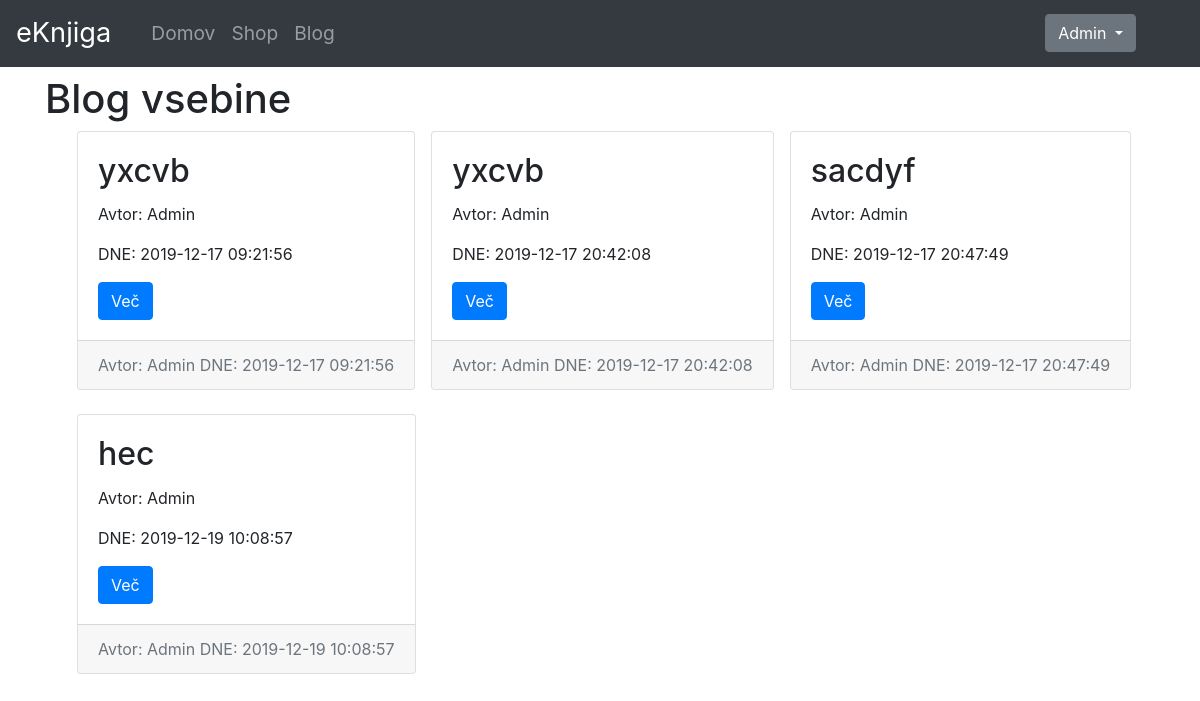
Screenshot of /posts (signed in) with the database file from the repository.
### tables this page shows
CREATE TABLE `posts` (
  `id` int(11) NOT NULL,
  `user_id` int(11) NOT NULL,
  `title` varchar(255) NOT NULL,
  `body` text NOT NULL,
  `post_image` varchar(255) NOT NULL,
  `created_at` datetime NOT NULL DEFAULT current_timestamp()
);

CREATE TABLE `users` (
  `id` int(11) NOT NULL,
  `name` varchar(255) NOT NULL,
  `lastname` varchar(255) NOT NULL,
  `email` varchar(255) NOT NULL,
  `password` varchar(255) NOT NULL,
  `created_at` datetime NOT NULL DEFAULT current_timestamp()
);

### app/controllers/Posts.php (called while the page is built, shortened)
<?php
    class Posts extends Controller{
        public function __construct(){
            $this->postModel=$this->model('Post');
          }
        public function index(){
            $posts = $this->postModel->getPosts();
            $data =[
                'posts' => $posts
            ];
            $this->view('posts/index', $data);
        }
    }

### app/libraries/Core.php (called while the page is built, shortened)
<?php
class Core{
    protected $currentMethod = 'index';
    public function __construct(){
       $url = $this->getUrl();
       if(file_exists('../app/controllers/'.ucwords($url[0]).'.php')){
        unset($url[0]);
      }
      $this->currentController = new $this->currentController;
      $this->param = $url ? array_values($url) : [];
      call_user_func_array([$this->currentController,$this->currentMethod], $this->param);
    }
    public function getUrl(){
        if(isset($_GET['url'])){
            $url = rtrim($_GET['url'],'/');
            $url = filter_var($url, FILTER_SANITIZE_URL);
            $url = explode('/', $url);
            return $url;
        }
    }
}

### public/index.php (called while the page is built, shortened)
<?php
    $init = new Core;
?>

### app/libraries/Database.php (called while the page is built, shortened)
<?php
    class Database{
        private $host = DB_HOST;
        private $user = DB_USER;
        private $pass = DB_PASS;
        private $dbname = DB_NAME;
        private $dbh;
        private $stmt;
        public function __construct(){
            $dsn = 'mysql:host='.$this->host .';dbname='.$this->dbname;
            $options = array(
                PDO::ATTR_PERSISTENT => true,
                PDO::ATTR_ERRMODE => PDO::ERRMODE_EXCEPTION
            );
            try{
                $this ->dbh = new PDO($dsn, $this->user, $this->pass, $options);
            } catch(PDOException $e){
                $this->error = $e->getMessage();
                echo $this->error;
            }
        }
        public function query($sql){
            $this->stmt = $this->dbh->prepare($sql);
        }
        public function execute(){
            return $this->stmt->execute();
        }
        public function resultSet(){
            $this->execute();
            return $this->stmt->fetchAll(PDO::FETCH_OBJ);
        }
    }

### app/model/Post.php (called while the page is built, shortened)
<?php
    class Post{
        private $db;
        public function __construct(){
            $this->db = new Database;
        }
        public function getPosts(){
           $this->db->query('SELECT *, posts.id as postId, users.id as userId, posts.created_at as postCreated, users.created_at as userCreated FROM posts INNER JOIN users ON posts.user_id =users.id');
            $results = $this->db->resultSet();
            return $results;
        }
    }

### app/views/posts/index.php (the view, shortened to what this page needs)
<?php require APPROOT . '/views/inc/header.php'; ?>
    <div class="row mt-2 mb-3">
        <div class="col-md-6">
            <h1>Blog vsebine</h1>
    </div>
<div class="container ">
    <div class="row ml-3">
    <?php foreach($data['posts'] as $post) : ?>
      <div class="card mb-4 ml-3">
        <div class="card-body">
            <div class="row">
                <div class="col">
                    <h2 class="card-title"><?php echo $post->title; ?></h2>
                    <p class="card-text"> Avtor:  <?php echo $post->name; ?> </p>
                    <p class="card-text"> DNE: <?php echo $post->postCreated; ?> </p>
                    <a href="<?php echo URLROOT; ?>/posts/show/<?php echo $post->postId; ?>" class="btn btn-primary"> Več </a>
                </div>
            </div>
        </div>
        <div class="card-footer text-muted">
        <p class="card-text"> Avtor:  <?php echo $post->name; ?> DNE: <?php echo $post->postCreated; ?> </p>
        </div>
     </div>
  <?php endforeach; ?>
  </div>
<?php require APPROOT . '/views/inc/footer.php'; ?>

### rows the page displays
posts: title "yxcvb", user.name "Admin", created_at "2019-12-17 09:21:56"
posts: title "yxcvb", user.name "Admin", created_at "2019-12-17 20:42:08"
posts: title "sacdyf", user.name "Admin", created_at "2019-12-17 20:47:49"
posts: title "hec", user.name "Admin", created_at "2019-12-19 10:08:57"

### other values shown
SITENAME "eKnjiga"
$_SESSION['user_name'] "Admin"
